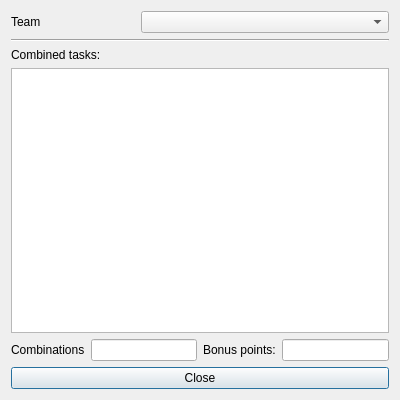
<?xml version="1.0" encoding="UTF-8"?>
<ui version="4.0">
 <class>Gui_Combos</class>
 <widget class="QDialog" name="Gui_Combos">
  <property name="geometry">
   <rect>
    <x>0</x>
    <y>0</y>
    <width>400</width>
    <height>400</height>
   </rect>
  </property>
  <property name="windowTitle">
   <string>Combinations</string>
  </property>
  <property name="windowIcon">
   <iconset resource="resources.qrc">
    <normaloff>:/icons/combos_dialog_16</normaloff>:/icons/combos_dialog_16</iconset>
  </property>
  <layout class="QVBoxLayout" name="verticalLayout">
   <item>
    <layout class="QVBoxLayout" name="layoutCombos" stretch="0,0,0,1,0">
     <item>
      <layout class="QHBoxLayout" name="teamLayout" stretch="1,2">
       <item>
        <widget class="QLabel" name="labelTeam">
         <property name="text">
          <string>Team</string>
         </property>
        </widget>
       </item>
       <item>
        <widget class="QComboBox" name="comboTeams"/>
       </item>
      </layout>
     </item>
     <item>
      <widget class="Line" name="line">
       <property name="orientation">
        <enum>Qt::Horizontal</enum>
       </property>
      </widget>
     </item>
     <item>
      <widget class="QLabel" name="labelCombined">
       <property name="text">
        <string>Combined tasks:</string>
       </property>
      </widget>
     </item>
     <item>
      <widget class="QListView" name="listCombined"/>
     </item>
     <item>
      <layout class="QGridLayout" name="statsLayout">
       <item row="0" column="1">
        <widget class="QLineEdit" name="combos">
         <property name="readOnly">
          <bool>true</bool>
         </property>
        </widget>
       </item>
       <item row="0" column="0">
        <widget class="QLabel" name="labelCombos">
         <property name="text">
          <string>Combinations</string>
         </property>
        </widget>
       </item>
       <item row="0" column="2">
        <widget class="QLabel" name="labelPoints">
         <property name="text">
          <string>Bonus points:</string>
         </property>
        </widget>
       </item>
       <item row="0" column="3">
        <widget class="QLineEdit" name="points">
         <property name="readOnly">
          <bool>true</bool>
         </property>
        </widget>
       </item>
      </layout>
     </item>
    </layout>
   </item>
   <item>
    <widget class="QPushButton" name="buttonClose">
     <property name="text">
      <string>Close</string>
     </property>
     <property name="icon">
      <iconset resource="resources.qrc">
       <normaloff>:/icons/close_16</normaloff>:/icons/close_16</iconset>
     </property>
     <property name="default">
      <bool>true</bool>
     </property>
    </widget>
   </item>
  </layout>
 </widget>
 <resources>
  <include location="resources.qrc"/>
 </resources>
 <connections/>
</ui>
